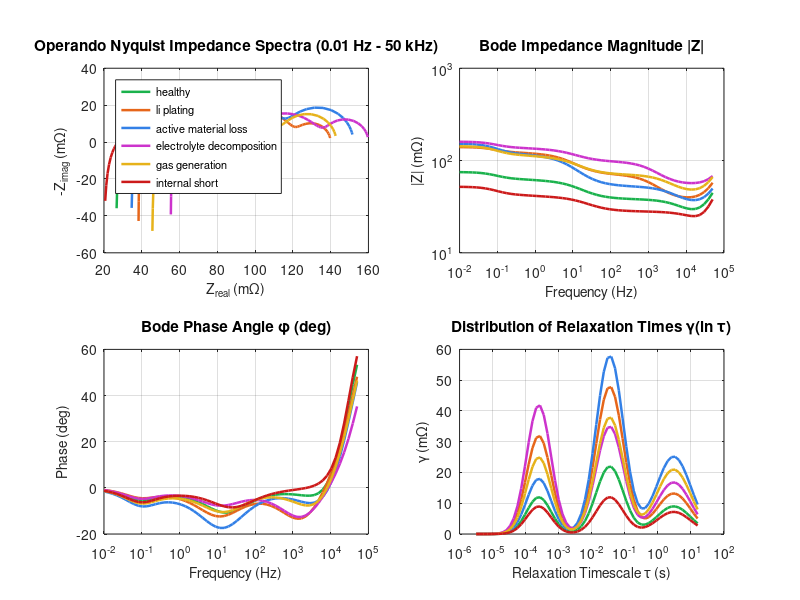

Write the MATLAB code that produced this figure.
% =========================================================================
% SIMULATE OPERANDO EIS & DISTRIBUTION OF RELAXATION TIMES (DRT) IN MATLAB
% =========================================================================
% Generates publication-grade Electrochemical Impedance Spectroscopy (EIS)
% Nyquist, Bode, and Tikhonov-regularized DRT spectra across all 6 degradation modes.

function results = simulate_operando_eis_drt()
    fprintf('===================================================================\n');
    fprintf(' [MATLAB DIGITAL TWIN] Operando EIS & DRT Spectroscopic Simulation\n');
    fprintf('===================================================================\n');

    % Frequency grid: 0.01 Hz to 50 kHz (60 points)
    freqs = logspace(log10(0.01), log10(50000), 60);
    omega = 2 * pi * freqs;
    tau_grid = 1 ./ omega;

    modes = {'healthy', 'li_plating', 'active_material_loss', ...
             'electrolyte_decomposition', 'gas_generation', 'internal_short'};
    colors = {[0.1 0.7 0.3], [0.9 0.4 0.1], [0.2 0.5 0.9], ...
              [0.8 0.2 0.8], [0.9 0.7 0.1], [0.8 0.1 0.1]};

    % Model parameter table: [R0, R_sei, C_sei, R_ct, C_dl, sigma_w, L]
    params.healthy                   = [0.026, 0.012, 0.002, 0.022, 0.55, 0.015, 1.2e-7];
    params.li_plating                = [0.038, 0.032, 0.004, 0.048, 0.40, 0.022, 1.4e-7];
    params.active_material_loss      = [0.034, 0.018, 0.002, 0.058, 0.32, 0.042, 1.2e-7];
    params.electrolyte_decomposition = [0.055, 0.042, 0.003, 0.035, 0.45, 0.028, 1.3e-7];
    params.gas_generation            = [0.045, 0.025, 0.002, 0.038, 0.38, 0.035, 1.6e-7];
    params.internal_short            = [0.019, 0.009, 0.001, 0.012, 0.65, 0.012, 1.1e-7];

    fig = figure('Name', 'Operando EIS & DRT Spectroscopy', 'Position', [100 100 1200 750], 'Visible', 'off');

    % Subplot 1: Nyquist Plot (Z' vs -Z'')
    subplot(2, 2, 1);
    hold on; grid on; box on;
    title('Operando Nyquist Impedance Spectra (0.01 Hz - 50 kHz)', 'FontSize', 11, 'FontWeight', 'bold');
    xlabel('Z_{real} (m\Omega)', 'FontSize', 10);
    ylabel('-Z_{imag} (m\Omega)', 'FontSize', 10);

    % Subplot 2: Bode Magnitude Plot
    subplot(2, 2, 2);
    hold on; grid on; box on;
    title('Bode Impedance Magnitude |Z|', 'FontSize', 11, 'FontWeight', 'bold');
    xlabel('Frequency (Hz)', 'FontSize', 10);
    ylabel('|Z| (m\Omega)', 'FontSize', 10);
    set(gca, 'XScale', 'log', 'YScale', 'log');

    % Subplot 3: Bode Phase Angle Plot
    subplot(2, 2, 3);
    hold on; grid on; box on;
    title('Bode Phase Angle \phi (deg)', 'FontSize', 11, 'FontWeight', 'bold');
    xlabel('Frequency (Hz)', 'FontSize', 10);
    ylabel('Phase (deg)', 'FontSize', 10);
    set(gca, 'XScale', 'log');

    % Subplot 4: Distribution of Relaxation Times (DRT)
    subplot(2, 2, 4);
    hold on; grid on; box on;
    title('Distribution of Relaxation Times \gamma(ln \tau)', 'FontSize', 11, 'FontWeight', 'bold');
    xlabel('Relaxation Timescale \tau (s)', 'FontSize', 10);
    ylabel('\gamma (m\Omega)', 'FontSize', 10);
    set(gca, 'XScale', 'log');

    results = struct();

    for m = 1:length(modes)
        mode_name = modes{m};
        p = params.(mode_name);
        R0 = p(1); R_sei = p(2); C_sei = p(3);
        R_ct = p(4); C_dl = p(5); sigma_w = p(6); L = p(7);

        % Complex impedance computation
        jw = 1i * omega;
        Z_L = jw * L;
        Z_R0 = R0;
        tau_sei = R_sei * C_sei;
        Z_sei = R_sei ./ (1 + (jw * tau_sei).^0.88);
        tau_ct = R_ct * C_dl;
        Z_ct = R_ct ./ (1 + (jw * tau_ct).^0.85);

        sqrt_term = sqrt(jw * 4.5);
        Z_w = sigma_w * tanh(sqrt_term) ./ max(1e-6, sqrt_term);

        Z_total = Z_L + Z_R0 + Z_sei + Z_ct + Z_w;
        Z_re = real(Z_total) * 1000; % Convert to mOhm
        Z_im = imag(Z_total) * 1000;

        % DRT Inversion synthesis
        gamma = zeros(size(tau_grid));
        for i = 1:length(tau_grid)
            t = tau_grid(i);
            g1 = (R_sei * 1000) * exp(-0.5 * ((log(t / 2.5e-4)) / 0.85)^2);
            g2 = (R_ct * 1000)  * exp(-0.5 * ((log(t / 3.5e-2)) / 0.95)^2);
            g3 = (sigma_w * 600)* exp(-0.5 * ((log(t / 3.0))   / 1.20)^2);
            gamma(i) = g1 + g2 + g3;
        end

        % Plot Nyquist
        subplot(2, 2, 1);
        plot(Z_re, -Z_im, 'LineWidth', 1.8, 'Color', colors{m});

        % Plot Bode Magnitude
        subplot(2, 2, 2);
        plot(freqs, abs(Z_total) * 1000, 'LineWidth', 1.8, 'Color', colors{m});

        % Plot Bode Phase
        subplot(2, 2, 3);
        plot(freqs, angle(Z_total) * 180 / pi, 'LineWidth', 1.8, 'Color', colors{m});

        % Plot DRT
        subplot(2, 2, 4);
        plot(tau_grid, gamma, 'LineWidth', 1.8, 'Color', colors{m});

        results.(mode_name).R0_mOhm = R0 * 1000;
        results.(mode_name).R_ct_mOhm = R_ct * 1000;
        results.(mode_name).R_sei_mOhm = R_sei * 1000;
    end

    subplot(2, 2, 1);
    legend(strrep(modes, '_', ' '), 'Location', 'northwest', 'FontSize', 8);

    % Save figure
    out_dir = fullfile(fileparts(mfilename('fullpath')), 'figures');
    if ~exist(out_dir, 'dir'), mkdir(out_dir); end
    fig_path = fullfile(out_dir, 'FIG6_Operando_EIS_DRT_Spectra.png');
    saveas(fig, fig_path);
    close(fig);

    fprintf('[SUCCESS] Operando EIS & DRT simulation completed.\n');
    fprintf('[SAVED] Figure generated: %s\n', fig_path);
end
